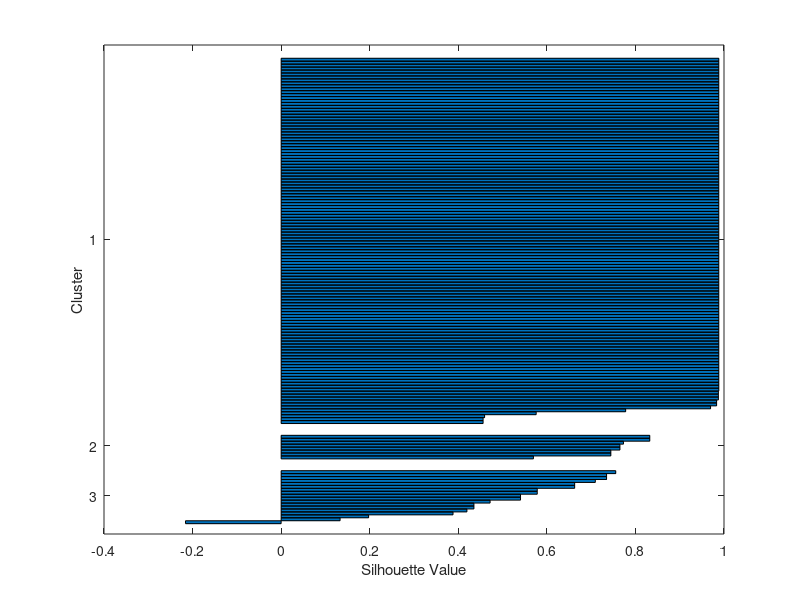

Source code (MATLAB):
clc; clear all; close all;
K = csvread('CSV_Features_24.csv');
bnew = zeros(150,24);

bnew(1:50,:) = K(1:50,:);
bnew(51:100,:) = K(51:100,:);
bnew(101:150,:) = K(101:150,:);

[cidx3,cmeans3] = kmeans(bnew,3,'replicates',15,'display','final');
figure('Name','K-Means Silhoutte')
[silh3,h] = silhouette(bnew,cidx3,'sqeuclidean');